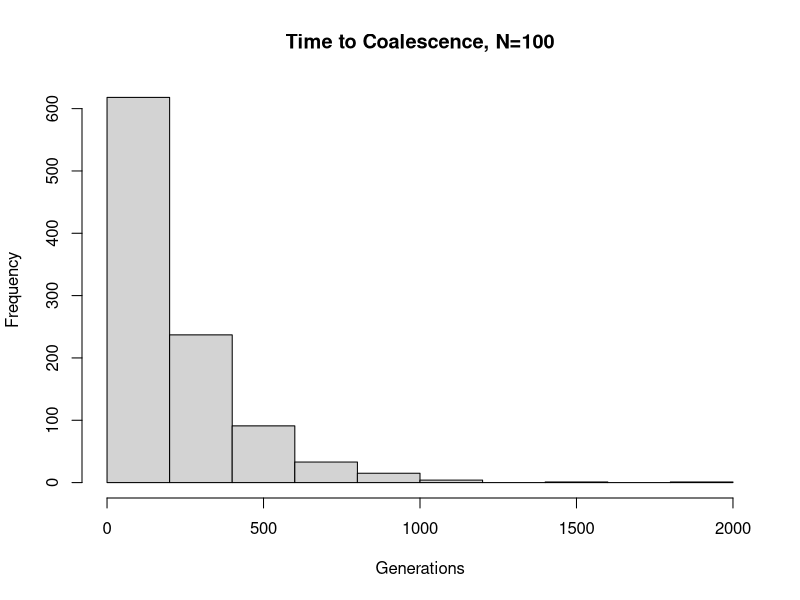

Write R code to recreate this figure. (Note: this script raises an error after producing the figure.)
## ---- chunk 1
N <-100
geo <-rgeom(1000,1/(2*N))
mean(geo)
hist(geo,main="Time to Coalescence, N=100",xlab="Generations")
## ---- chunk 2
n <-c(4:2) # number of lineages working from the present backwards through the coalescent events

t <-1/(n*(n-1)/2) # calculate the tune to each event
t
sum(t) #sum to get E(TMRCA)
## ---- chunk 3
lngth <-2*sum(1/c(1:3))
lngth
## ---- chunk 4
sims <-ms(nsam=4, nreps=1000,opts=("-s 1 -L"))
## ---- chunk 5
sims.out <-read.ms.output(txt=sims)

## ---- chunk 6
colnames(sims.out$times) <-c("TMRCA","Length")
head(sims.out$times)

## ---- chunk 7
tms <-2*sims.out$times
sim.mean <-apply(tms,2,mean) #ms scales in terms of 4N, so we've mutliplied by 2 for comparison's sake.
#par(mfrow=c(2,1))
sapply(1:2,function(x){ hist(tms[,x],main=colnames(tms)[x],xlab=" ")
                        abline(v=sim.mean[x],col="red")})

sim.mean
par(mfrow=c(1,1))
